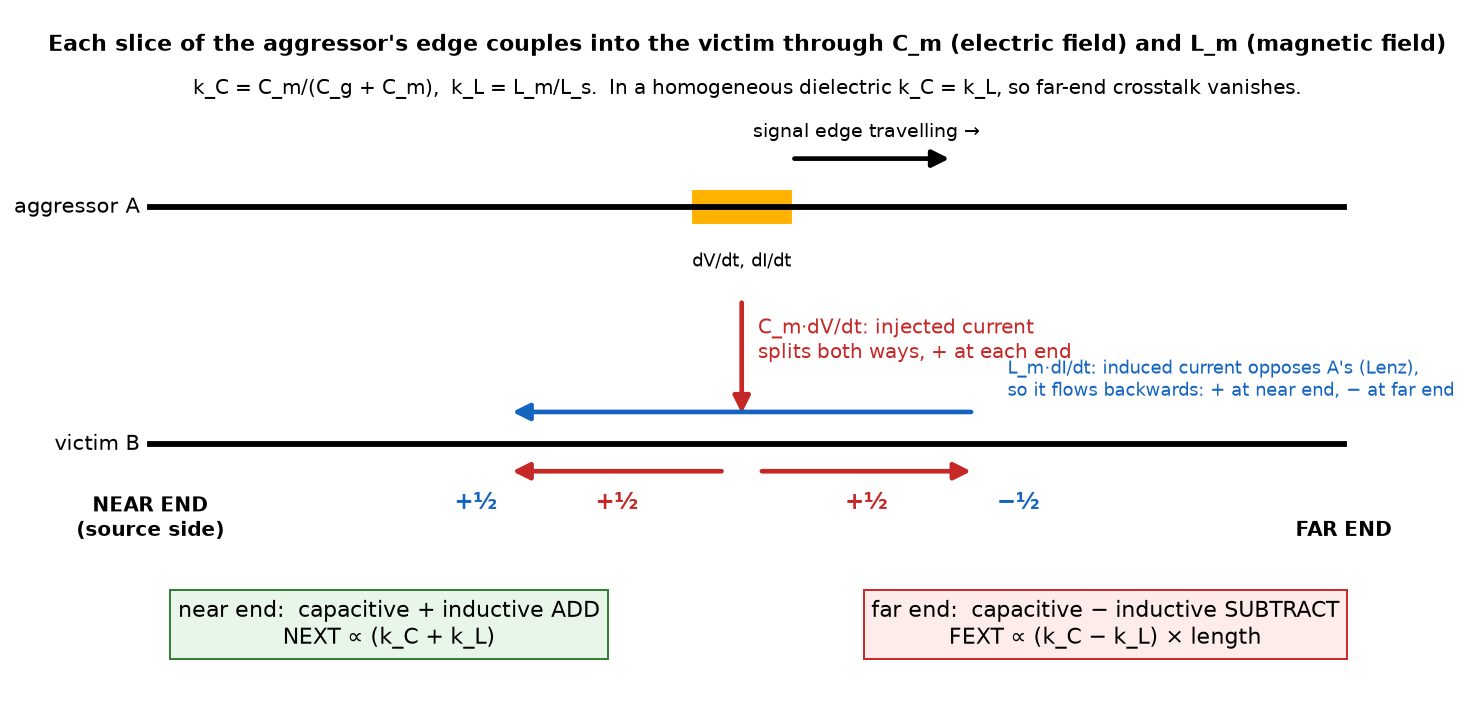

Python code for this plot:
"""Why near-end crosstalk adds kC and kL while far-end crosstalk subtracts them."""
import matplotlib; matplotlib.use("Agg")
import matplotlib.pyplot as plt
from matplotlib.patches import FancyArrowPatch
fig, ax = plt.subplots(figsize=(13, 6.4)); ax.set_xlim(0, 13); ax.set_ylim(0, 6.4); ax.axis("off")
def arr(p, q, c, lw=2.4, ms=18):
    ax.add_patch(FancyArrowPatch(p, q, arrowstyle="-|>", mutation_scale=ms, lw=lw, color=c))
yA, yB = 4.6, 2.4
ax.plot([1, 12], [yA, yA], "k", lw=3); ax.plot([1, 12], [yB, yB], "k", lw=3)
ax.text(0.9, yA, "aggressor A", ha="right", va="center", fontsize=11)
ax.text(0.9, yB, "victim B", ha="right", va="center", fontsize=11)
ax.text(1, 1.55, "NEAR END\n(source side)", ha="center", fontsize=10.5, weight="bold")
ax.text(12, 1.55, "FAR END", ha="center", fontsize=10.5, weight="bold")
# wavefront on A
ax.add_patch(plt.Rectangle((6.0, yA - 0.15), 0.9, 0.3, color="#ffb300"))
arr((6.9, yA + 0.45), (8.4, yA + 0.45), "k"); ax.text(7.6, yA + 0.65, "signal edge travelling →", ha="center", fontsize=10)
ax.text(6.45, yA - 0.55, "dV/dt, dI/dt", ha="center", fontsize=9.5)
# capacitive: current into B, splits both ways, same sign
arr((6.45, yA - 0.85), (6.45, yB + 0.25), "#c62828")
ax.text(6.6, 3.2, "C_m·dV/dt: injected current\nsplits both ways, + at each end", color="#c62828", fontsize=10.5)
arr((6.3, yB - 0.25), (4.3, yB - 0.25), "#c62828"); arr((6.6, yB - 0.25), (8.6, yB - 0.25), "#c62828")
ax.text(5.3, yB - 0.6, "+½", color="#c62828", ha="center", fontsize=12, weight="bold")
ax.text(7.6, yB - 0.6, "+½", color="#c62828", ha="center", fontsize=12, weight="bold")
# inductive: induced current flows backwards (Lenz)
arr((8.6, yB + 0.3), (4.3, yB + 0.3), "#1565c0")
ax.text(8.9, yB + 0.45, "L_m·dI/dt: induced current opposes A's (Lenz),\nso it flows backwards: + at near end, − at far end", color="#1565c0", ha="left", fontsize=9.5)
ax.text(4.0, yB - 0.6, "+½", color="#1565c0", ha="center", fontsize=12, weight="bold")
ax.text(9.0, yB - 0.6, "−½", color="#1565c0", ha="center", fontsize=12, weight="bold")
ax.text(3.2, 0.55, "near end:  capacitive + inductive ADD\nNEXT ∝ (k_C + k_L)", ha="center", fontsize=11.5,
        bbox=dict(fc="#e8f5e9", ec="#2e7d32"))
ax.text(9.8, 0.55, "far end:  capacitive − inductive SUBTRACT\nFEXT ∝ (k_C − k_L) × length", ha="center", fontsize=11.5,
        bbox=dict(fc="#fdecea", ec="#c62828"))
ax.text(6.5, 6.05, "Each slice of the aggressor's edge couples into the victim through C_m (electric field) and L_m (magnetic field)",
        ha="center", fontsize=11.5, weight="bold")
ax.text(6.5, 5.65, "k_C = C_m/(C_g + C_m),  k_L = L_m/L_s.  In a homogeneous dielectric k_C = k_L, so far-end crosstalk vanishes.",
        ha="center", fontsize=10.5)
plt.savefig("mechanism.png", dpi=140, bbox_inches="tight")
